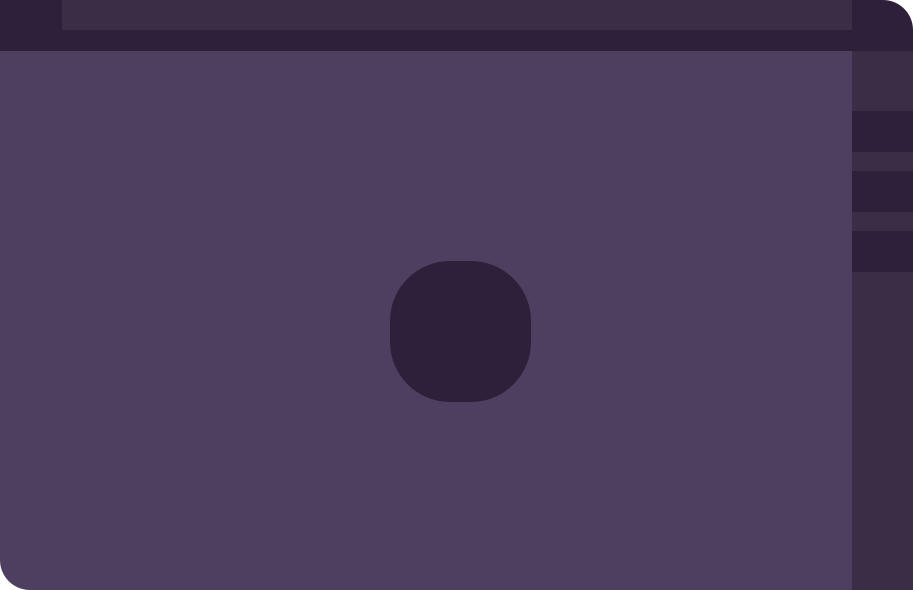
<?xml version="1.0" encoding="UTF-8"?>
<ui version="4.0">
 <class>MainWindow</class>
 <widget class="QMainWindow" name="MainWindow">
  <property name="geometry">
   <rect>
    <x>0</x>
    <y>0</y>
    <width>913</width>
    <height>590</height>
   </rect>
  </property>
  <property name="windowTitle">
   <string>MainWindow</string>
  </property>
  <property name="styleSheet">
   <string notr="true">border: none ;
background-color: transparent;</string>
  </property>
  <widget class="QWidget" name="centralwidget">
   <layout class="QGridLayout" name="gridLayout">
    <property name="leftMargin">
     <number>0</number>
    </property>
    <property name="topMargin">
     <number>0</number>
    </property>
    <property name="rightMargin">
     <number>0</number>
    </property>
    <property name="bottomMargin">
     <number>0</number>
    </property>
    <property name="spacing">
     <number>0</number>
    </property>
    <item row="0" column="0">
     <widget class="QFrame" name="frame_main">
      <property name="minimumSize">
       <size>
        <width>913</width>
        <height>590</height>
       </size>
      </property>
      <property name="styleSheet">
       <string notr="true">QFrame {
border:none;
border-bottom-left-radius:25px;
}</string>
      </property>
      <property name="frameShape">
       <enum>QFrame::StyledPanel</enum>
      </property>
      <property name="frameShadow">
       <enum>QFrame::Raised</enum>
      </property>
      <layout class="QGridLayout" name="gridLayout_2">
       <property name="leftMargin">
        <number>0</number>
       </property>
       <property name="topMargin">
        <number>0</number>
       </property>
       <property name="rightMargin">
        <number>0</number>
       </property>
       <property name="bottomMargin">
        <number>0</number>
       </property>
       <property name="spacing">
        <number>0</number>
       </property>
       <item row="0" column="0">
        <widget class="QFrame" name="frame_top">
         <property name="minimumSize">
          <size>
           <width>851</width>
           <height>51</height>
          </size>
         </property>
         <property name="styleSheet">
          <string notr="true">QFrame {
background-color: rgb(57, 46, 69);
border:none;
border-radius:0px;
}</string>
         </property>
         <property name="frameShape">
          <enum>QFrame::StyledPanel</enum>
         </property>
         <property name="frameShadow">
          <enum>QFrame::Raised</enum>
         </property>
         <layout class="QGridLayout" name="gridLayout_3" rowstretch="0,0">
          <property name="leftMargin">
           <number>0</number>
          </property>
          <property name="topMargin">
           <number>0</number>
          </property>
          <property name="rightMargin">
           <number>0</number>
          </property>
          <property name="bottomMargin">
           <number>0</number>
          </property>
          <property name="spacing">
           <number>0</number>
          </property>
          <item row="0" column="0">
           <widget class="QPushButton" name="btn_close">
            <property name="minimumSize">
             <size>
              <width>31</width>
              <height>31</height>
             </size>
            </property>
            <property name="maximumSize">
             <size>
              <width>31</width>
              <height>31</height>
             </size>
            </property>
            <property name="styleSheet">
             <string notr="true">QPushButton{
background-color: rgb(46, 32, 58);
border:none;
}
QPushButton:hover{
	background-color: rgb(57, 46, 69);
}
QPushButton:pressed{
	background-color: rgb(112, 0, 132);
}</string>
            </property>
            <property name="text">
             <string/>
            </property>
            <property name="icon">
             <iconset>
              <normaloff>icons/x.png</normaloff>icons/x.png</iconset>
            </property>
            <property name="iconSize">
             <size>
              <width>20</width>
              <height>20</height>
             </size>
            </property>
           </widget>
          </item>
          <item row="0" column="1">
           <widget class="QPushButton" name="btn_minimize">
            <property name="minimumSize">
             <size>
              <width>31</width>
              <height>31</height>
             </size>
            </property>
            <property name="maximumSize">
             <size>
              <width>31</width>
              <height>31</height>
             </size>
            </property>
            <property name="styleSheet">
             <string notr="true">QPushButton{
background-color: rgb(46, 32, 58);
border:none;
}
QPushButton:hover{
	background-color: rgb(57, 46, 69);
}
QPushButton:pressed{
	background-color: rgb(112, 0, 132);
}</string>
            </property>
            <property name="text">
             <string/>
            </property>
            <property name="icon">
             <iconset>
              <normaloff>icons/window-minimize.png</normaloff>icons/window-minimize.png</iconset>
            </property>
            <property name="iconSize">
             <size>
              <width>20</width>
              <height>20</height>
             </size>
            </property>
           </widget>
          </item>
          <item row="0" column="2">
           <widget class="QFrame" name="frame_top_1">
            <property name="minimumSize">
             <size>
              <width>791</width>
              <height>31</height>
             </size>
            </property>
            <property name="frameShape">
             <enum>QFrame::StyledPanel</enum>
            </property>
            <property name="frameShadow">
             <enum>QFrame::Raised</enum>
            </property>
           </widget>
          </item>
          <item row="1" column="0" colspan="3">
           <widget class="QFrame" name="frame_top_2">
            <property name="minimumSize">
             <size>
              <width>851</width>
              <height>21</height>
             </size>
            </property>
            <property name="styleSheet">
             <string notr="true">border:none;
background-color: rgb(46, 32, 58);</string>
            </property>
            <property name="frameShape">
             <enum>QFrame::StyledPanel</enum>
            </property>
            <property name="frameShadow">
             <enum>QFrame::Raised</enum>
            </property>
           </widget>
          </item>
         </layout>
        </widget>
       </item>
       <item row="0" column="1">
        <widget class="QPushButton" name="btn_togle">
         <property name="minimumSize">
          <size>
           <width>61</width>
           <height>51</height>
          </size>
         </property>
         <property name="styleSheet">
          <string notr="true">QPushButton{
background-color: rgb(46, 32, 58);
border-top-right-radius: 30px;
border:none;
}
QPushButton:hover{
	background-color: rgb(57, 46, 69);
}
QPushButton:pressed{
	background-color: rgb(112, 0, 132);
}</string>
         </property>
         <property name="text">
          <string/>
         </property>
         <property name="icon">
          <iconset>
           <normaloff>icons/home.png</normaloff>icons/home.png</iconset>
         </property>
         <property name="iconSize">
          <size>
           <width>24</width>
           <height>24</height>
          </size>
         </property>
        </widget>
       </item>
       <item row="1" column="0">
        <widget class="QStackedWidget" name="stackedWidget">
         <property name="styleSheet">
          <string notr="true">QStackedWidget{
border: none;
border-bottom-left-radius: 30px;
background-color: rgb(78, 63, 96);
/* background-color: transparent; */
}</string>
         </property>
         <property name="currentIndex">
          <number>0</number>
         </property>
         <widget class="QWidget" name="pg_home">
          <layout class="QGridLayout" name="gridLayout_4">
           <property name="leftMargin">
            <number>0</number>
           </property>
           <property name="topMargin">
            <number>0</number>
           </property>
           <property name="rightMargin">
            <number>0</number>
           </property>
           <property name="bottomMargin">
            <number>0</number>
           </property>
           <property name="horizontalSpacing">
            <number>0</number>
           </property>
           <item row="0" column="0">
            <widget class="QPushButton" name="frame_btn">
             <property name="minimumSize">
              <size>
               <width>811</width>
               <height>521</height>
              </size>
             </property>
             <property name="styleSheet">
              <string notr="true">QPushButton{
background-color: transparent;
border:none;
}</string>
             </property>
             <property name="text">
              <string/>
             </property>
             <property name="icon">
              <iconset>
               <normaloff>icons/kasqued.png</normaloff>icons/kasqued.png</iconset>
             </property>
             <property name="iconSize">
              <size>
               <width>900</width>
               <height>900</height>
              </size>
             </property>
             <property name="flat">
              <bool>true</bool>
             </property>
            </widget>
           </item>
          </layout>
          <widget class="QPushButton" name="btn_music2">
           <property name="geometry">
            <rect>
             <x>390</x>
             <y>210</y>
             <width>141</width>
             <height>141</height>
            </rect>
           </property>
           <property name="styleSheet">
            <string notr="true">QPushButton{
background-color: rgb(46, 32, 58);
border-radius: 60px;
border:none;
}
QPushButton:hover{
	background-color: rgb(57, 46, 69);
}
QPushButton:pressed{
	background-color: rgb(112, 0, 132);
}</string>
           </property>
           <property name="text">
            <string/>
           </property>
           <property name="icon">
            <iconset>
             <normaloff>icons/media-play.png</normaloff>icons/media-play.png</iconset>
           </property>
           <property name="iconSize">
            <size>
             <width>400</width>
             <height>400</height>
            </size>
           </property>
           <property name="autoRepeatInterval">
            <number>100</number>
           </property>
          </widget>
         </widget>
         <widget class="QWidget" name="pg_music">
          <widget class="QFrame" name="frame_2">
           <property name="geometry">
            <rect>
             <x>19</x>
             <y>30</y>
             <width>811</width>
             <height>371</height>
            </rect>
           </property>
           <property name="styleSheet">
            <string notr="true">background-color: rgb(57, 46, 69);
border:none;
border-radius:25px ;</string>
           </property>
           <property name="frameShape">
            <enum>QFrame::StyledPanel</enum>
           </property>
           <property name="frameShadow">
            <enum>QFrame::Raised</enum>
           </property>
          </widget>
          <widget class="QSlider" name="horizontalSlider">
           <property name="geometry">
            <rect>
             <x>19</x>
             <y>430</y>
             <width>811</width>
             <height>31</height>
            </rect>
           </property>
           <property name="maximumSize">
            <size>
             <width>811</width>
             <height>31</height>
            </size>
           </property>
           <property name="styleSheet">
            <string notr="true">background-color: rgb(78, 63, 96);
color: rgb(181, 144, 204);</string>
           </property>
           <property name="orientation">
            <enum>Qt::Horizontal</enum>
           </property>
          </widget>
          <widget class="QPushButton" name="btn_play">
           <property name="geometry">
            <rect>
             <x>400</x>
             <y>460</y>
             <width>61</width>
             <height>41</height>
            </rect>
           </property>
           <property name="styleSheet">
            <string notr="true">QPushButton{
background-color: rgb(46, 32, 58);
border:none;
}
QPushButton:hover{
	background-color: rgb(57, 46, 69);
}
QPushButton:pressed{
	background-color: rgb(112, 0, 132);
}</string>
           </property>
           <property name="text">
            <string/>
           </property>
           <property name="icon">
            <iconset>
             <normaloff>icons/music-note.png</normaloff>icons/music-note.png</iconset>
           </property>
           <property name="iconSize">
            <size>
             <width>24</width>
             <height>24</height>
            </size>
           </property>
          </widget>
          <widget class="QPushButton" name="btn_back">
           <property name="geometry">
            <rect>
             <x>300</x>
             <y>460</y>
             <width>61</width>
             <height>41</height>
            </rect>
           </property>
           <property name="styleSheet">
            <string notr="true">QPushButton{
background-color: rgb(46, 32, 58);
border:none;
}
QPushButton:hover{
	background-color: rgb(57, 46, 69);
}
QPushButton:pressed{
	background-color: rgb(112, 0, 132);
}</string>
           </property>
           <property name="text">
            <string/>
           </property>
           <property name="icon">
            <iconset>
             <normaloff>icons/media-step-backward.png</normaloff>icons/media-step-backward.png</iconset>
           </property>
           <property name="iconSize">
            <size>
             <width>24</width>
             <height>24</height>
            </size>
           </property>
          </widget>
          <widget class="QPushButton" name="btn_next">
           <property name="geometry">
            <rect>
             <x>500</x>
             <y>460</y>
             <width>61</width>
             <height>41</height>
            </rect>
           </property>
           <property name="styleSheet">
            <string notr="true">QPushButton{
background-color: rgb(46, 32, 58);
border:none;
}
QPushButton:hover{
	background-color: rgb(57, 46, 69);
}
QPushButton:pressed{
	background-color: rgb(112, 0, 132);
}</string>
           </property>
           <property name="text">
            <string/>
           </property>
           <property name="icon">
            <iconset>
             <normaloff>icons/media-step-forward.png</normaloff>icons/media-step-forward.png</iconset>
           </property>
           <property name="iconSize">
            <size>
             <width>24</width>
             <height>24</height>
            </size>
           </property>
          </widget>
         </widget>
         <widget class="QWidget" name="pg_setting">
          <widget class="QLabel" name="label_info">
           <property name="geometry">
            <rect>
             <x>10</x>
             <y>10</y>
             <width>391</width>
             <height>481</height>
            </rect>
           </property>
           <property name="text">
            <string>&lt;html&gt;&lt;head/&gt;&lt;body&gt;&lt;p&gt;&lt;span style=&quot; font-size:18pt; color:#b590cc;&quot;&gt;This music player build using &lt;/span&gt;&lt;span style=&quot; font-size:18pt; color:#11db27;&quot;&gt;PyQt5&lt;/span&gt;&lt;/p&gt;&lt;p&gt;&lt;span style=&quot; font-size:18pt; color:#b590cc;&quot;&gt;this is a free software &lt;/span&gt;&lt;/p&gt;&lt;p&gt;&lt;span style=&quot; font-size:18pt; color:#b590cc;&quot;&gt;created by &lt;/span&gt;&lt;span style=&quot; font-size:18pt; color:#8e32c7;&quot;&gt;@0xtz&lt;/span&gt;&lt;/p&gt;&lt;p&gt;&lt;span style=&quot; font-size:18pt; color:#b590cc;&quot;&gt;opensource on &lt;/span&gt;&lt;a href=&quot;https://github.com/0xtz/&quot;&gt;&lt;span style=&quot; font-size:14pt; text-decoration: underline; color:#2777ff;&quot;&gt;GitHub.com&lt;/span&gt;&lt;/a&gt;&lt;/p&gt;&lt;/body&gt;&lt;/html&gt;</string>
           </property>
          </widget>
          <widget class="QFrame" name="frame">
           <property name="geometry">
            <rect>
             <x>419</x>
             <y>10</y>
             <width>421</width>
             <height>511</height>
            </rect>
           </property>
           <property name="styleSheet">
            <string notr="true">background-color: rgb(57, 46, 69);
border:none;
border-radius:25px;
</string>
           </property>
           <property name="frameShape">
            <enum>QFrame::StyledPanel</enum>
           </property>
           <property name="frameShadow">
            <enum>QFrame::Raised</enum>
           </property>
           <widget class="QLabel" name="label_3">
            <property name="geometry">
             <rect>
              <x>130</x>
              <y>200</y>
              <width>151</width>
              <height>81</height>
             </rect>
            </property>
            <property name="text">
             <string>Still working on this : (</string>
            </property>
           </widget>
          </widget>
          <widget class="QLabel" name="label_2">
           <property name="geometry">
            <rect>
             <x>20</x>
             <y>510</y>
             <width>381</width>
             <height>19</height>
            </rect>
           </property>
           <property name="text">
            <string>&lt;html&gt;&lt;head/&gt;&lt;body&gt;&lt;p&gt;&lt;span style=&quot; color:#b590cc;&quot;&gt;v 0.0.1&lt;/span&gt;&lt;/p&gt;&lt;/body&gt;&lt;/html&gt;</string>
           </property>
          </widget>
         </widget>
        </widget>
       </item>
       <item row="1" column="1">
        <widget class="QFrame" name="frame_left">
         <property name="minimumSize">
          <size>
           <width>61</width>
           <height>541</height>
          </size>
         </property>
         <property name="styleSheet">
          <string notr="true">QFrame {
background-color: rgb(57, 46, 69);
border:none;
border-radius:0px;
}</string>
         </property>
         <property name="frameShape">
          <enum>QFrame::StyledPanel</enum>
         </property>
         <property name="frameShadow">
          <enum>QFrame::Raised</enum>
         </property>
         <widget class="QPushButton" name="btn_music">
          <property name="geometry">
           <rect>
            <x>0</x>
            <y>60</y>
            <width>61</width>
            <height>41</height>
           </rect>
          </property>
          <property name="styleSheet">
           <string notr="true">QPushButton{
background-color: rgb(46, 32, 58);
border:none;
}
QPushButton:hover{
	background-color: rgb(57, 46, 69);
}
QPushButton:pressed{
	background-color: rgb(112, 0, 132);
}</string>
          </property>
          <property name="text">
           <string/>
          </property>
          <property name="icon">
           <iconset>
            <normaloff>icons/headphones.png</normaloff>icons/headphones.png</iconset>
          </property>
          <property name="iconSize">
           <size>
            <width>24</width>
            <height>24</height>
           </size>
          </property>
         </widget>
         <widget class="QPushButton" name="btn_goto">
          <property name="geometry">
           <rect>
            <x>0</x>
            <y>120</y>
            <width>61</width>
            <height>41</height>
           </rect>
          </property>
          <property name="styleSheet">
           <string notr="true">QPushButton{
background-color: rgb(46, 32, 58);
border:none;
}
QPushButton:hover{
	background-color: rgb(57, 46, 69);
}
QPushButton:pressed{
	background-color: rgb(112, 0, 132);
}</string>
          </property>
          <property name="text">
           <string/>
          </property>
          <property name="icon">
           <iconset>
            <normaloff>icons/equalizer.png</normaloff>icons/equalizer.png</iconset>
          </property>
          <property name="iconSize">
           <size>
            <width>24</width>
            <height>24</height>
           </size>
          </property>
         </widget>
         <widget class="QPushButton" name="btn_go_to_setting">
          <property name="geometry">
           <rect>
            <x>0</x>
            <y>180</y>
            <width>61</width>
            <height>41</height>
           </rect>
          </property>
          <property name="styleSheet">
           <string notr="true">QPushButton{
background-color: rgb(46, 32, 58);
border:none;
}
QPushButton:hover{
	background-color: rgb(57, 46, 69);
}
QPushButton:pressed{
	background-color: rgb(112, 0, 132);
}</string>
          </property>
          <property name="text">
           <string/>
          </property>
          <property name="icon">
           <iconset>
            <normaloff>icons/settings.png</normaloff>icons/settings.png</iconset>
          </property>
          <property name="iconSize">
           <size>
            <width>24</width>
            <height>24</height>
           </size>
          </property>
         </widget>
        </widget>
       </item>
      </layout>
     </widget>
    </item>
   </layout>
  </widget>
 </widget>
 <resources/>
 <connections/>
</ui>
